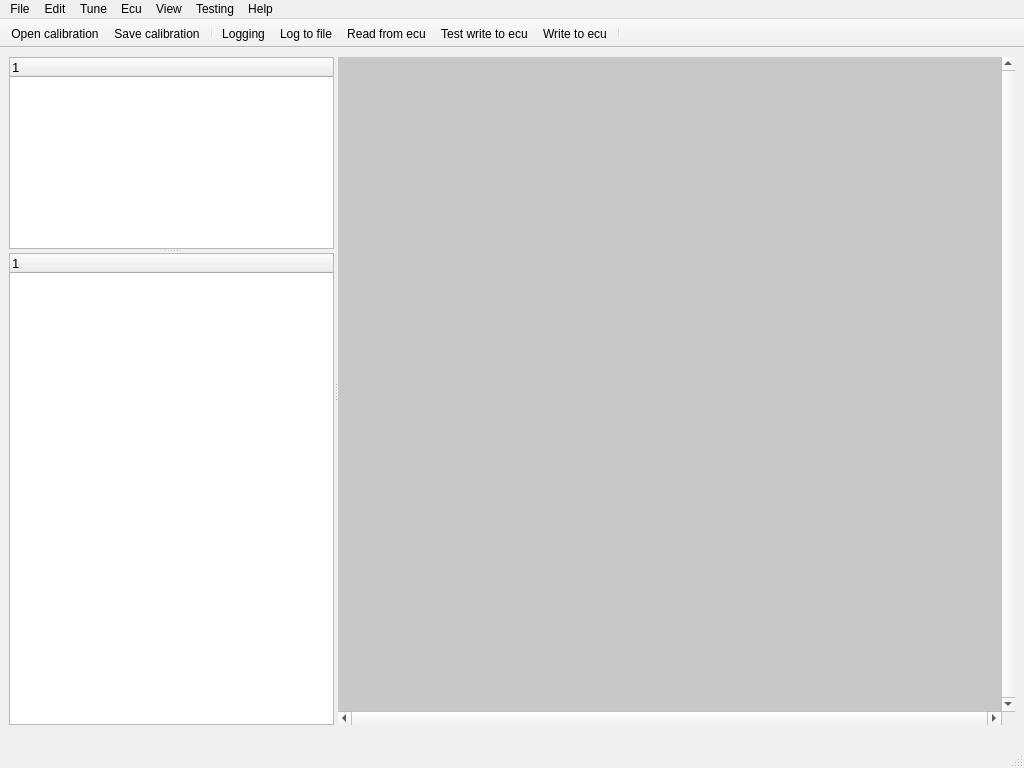
<?xml version="1.0" encoding="UTF-8"?>
<ui version="4.0">
 <class>MainWindow</class>
 <widget class="QMainWindow" name="MainWindow">
  <property name="geometry">
   <rect>
    <x>0</x>
    <y>0</y>
    <width>1024</width>
    <height>768</height>
   </rect>
  </property>
  <property name="styleSheet">
   <string notr="true"/>
  </property>
  <widget class="QWidget" name="centralwidget">
   <property name="sizePolicy">
    <sizepolicy hsizetype="Expanding" vsizetype="Expanding">
     <horstretch>0</horstretch>
     <verstretch>0</verstretch>
    </sizepolicy>
   </property>
   <layout class="QGridLayout" name="gridLayout">
    <item row="1" column="0">
     <widget class="QWidget" name="switchBoxWidget" native="true">
      <property name="contextMenuPolicy">
       <enum>Qt::CustomContextMenu</enum>
      </property>
      <layout class="QHBoxLayout" name="horizontalLayout_5">
       <property name="spacing">
        <number>6</number>
       </property>
       <property name="leftMargin">
        <number>0</number>
       </property>
       <property name="topMargin">
        <number>0</number>
       </property>
       <property name="rightMargin">
        <number>0</number>
       </property>
       <property name="bottomMargin">
        <number>0</number>
       </property>
       <item>
        <layout class="QHBoxLayout" name="switchBoxLayout"/>
       </item>
      </layout>
     </widget>
    </item>
    <item row="2" column="0">
     <widget class="QWidget" name="logBoxWidget" native="true">
      <property name="contextMenuPolicy">
       <enum>Qt::CustomContextMenu</enum>
      </property>
      <layout class="QHBoxLayout" name="horizontalLayout_4">
       <property name="spacing">
        <number>6</number>
       </property>
       <property name="leftMargin">
        <number>0</number>
       </property>
       <property name="topMargin">
        <number>0</number>
       </property>
       <property name="rightMargin">
        <number>0</number>
       </property>
       <property name="bottomMargin">
        <number>0</number>
       </property>
       <item>
        <layout class="QHBoxLayout" name="logBoxLayout"/>
       </item>
      </layout>
     </widget>
    </item>
    <item row="0" column="0">
     <widget class="QWidget" name="widget" native="true">
      <property name="sizePolicy">
       <sizepolicy hsizetype="Expanding" vsizetype="Expanding">
        <horstretch>0</horstretch>
        <verstretch>0</verstretch>
       </sizepolicy>
      </property>
      <layout class="QVBoxLayout" name="verticalLayout">
       <property name="spacing">
        <number>0</number>
       </property>
       <property name="leftMargin">
        <number>0</number>
       </property>
       <property name="topMargin">
        <number>0</number>
       </property>
       <property name="rightMargin">
        <number>0</number>
       </property>
       <property name="bottomMargin">
        <number>0</number>
       </property>
       <item>
        <widget class="QSplitter" name="splitter_2">
         <property name="orientation">
          <enum>Qt::Horizontal</enum>
         </property>
         <property name="childrenCollapsible">
          <bool>false</bool>
         </property>
         <widget class="QSplitter" name="splitter">
          <property name="orientation">
           <enum>Qt::Vertical</enum>
          </property>
          <property name="childrenCollapsible">
           <bool>false</bool>
          </property>
          <widget class="QTreeWidget" name="calibrationFilesTreeWidget">
           <property name="sizePolicy">
            <sizepolicy hsizetype="Expanding" vsizetype="Minimum">
             <horstretch>0</horstretch>
             <verstretch>0</verstretch>
            </sizepolicy>
           </property>
           <property name="minimumSize">
            <size>
             <width>300</width>
             <height>100</height>
            </size>
           </property>
           <property name="palette">
            <palette>
             <active>
              <colorrole role="Midlight">
               <brush brushstyle="SolidPattern">
                <color alpha="255">
                 <red>202</red>
                 <green>202</green>
                 <blue>202</blue>
                </color>
               </brush>
              </colorrole>
              <colorrole role="Dark">
               <brush brushstyle="SolidPattern">
                <color alpha="255">
                 <red>159</red>
                 <green>159</green>
                 <blue>159</blue>
                </color>
               </brush>
              </colorrole>
              <colorrole role="Mid">
               <brush brushstyle="SolidPattern">
                <color alpha="255">
                 <red>184</red>
                 <green>184</green>
                 <blue>184</blue>
                </color>
               </brush>
              </colorrole>
              <colorrole role="Shadow">
               <brush brushstyle="SolidPattern">
                <color alpha="255">
                 <red>118</red>
                 <green>118</green>
                 <blue>118</blue>
                </color>
               </brush>
              </colorrole>
              <colorrole role="Highlight">
               <brush brushstyle="SolidPattern">
                <color alpha="255">
                 <red>255</red>
                 <green>255</green>
                 <blue>255</blue>
                </color>
               </brush>
              </colorrole>
              <colorrole role="HighlightedText">
               <brush brushstyle="SolidPattern">
                <color alpha="255">
                 <red>0</red>
                 <green>0</green>
                 <blue>0</blue>
                </color>
               </brush>
              </colorrole>
             </active>
             <inactive>
              <colorrole role="Midlight">
               <brush brushstyle="SolidPattern">
                <color alpha="255">
                 <red>202</red>
                 <green>202</green>
                 <blue>202</blue>
                </color>
               </brush>
              </colorrole>
              <colorrole role="Dark">
               <brush brushstyle="SolidPattern">
                <color alpha="255">
                 <red>159</red>
                 <green>159</green>
                 <blue>159</blue>
                </color>
               </brush>
              </colorrole>
              <colorrole role="Mid">
               <brush brushstyle="SolidPattern">
                <color alpha="255">
                 <red>184</red>
                 <green>184</green>
                 <blue>184</blue>
                </color>
               </brush>
              </colorrole>
              <colorrole role="Shadow">
               <brush brushstyle="SolidPattern">
                <color alpha="255">
                 <red>118</red>
                 <green>118</green>
                 <blue>118</blue>
                </color>
               </brush>
              </colorrole>
              <colorrole role="Highlight">
               <brush brushstyle="SolidPattern">
                <color alpha="255">
                 <red>48</red>
                 <green>140</green>
                 <blue>198</blue>
                </color>
               </brush>
              </colorrole>
              <colorrole role="HighlightedText">
               <brush brushstyle="SolidPattern">
                <color alpha="255">
                 <red>255</red>
                 <green>255</green>
                 <blue>255</blue>
                </color>
               </brush>
              </colorrole>
             </inactive>
             <disabled>
              <colorrole role="Midlight">
               <brush brushstyle="SolidPattern">
                <color alpha="255">
                 <red>202</red>
                 <green>202</green>
                 <blue>202</blue>
                </color>
               </brush>
              </colorrole>
              <colorrole role="Dark">
               <brush brushstyle="SolidPattern">
                <color alpha="255">
                 <red>190</red>
                 <green>190</green>
                 <blue>190</blue>
                </color>
               </brush>
              </colorrole>
              <colorrole role="Mid">
               <brush brushstyle="SolidPattern">
                <color alpha="255">
                 <red>184</red>
                 <green>184</green>
                 <blue>184</blue>
                </color>
               </brush>
              </colorrole>
              <colorrole role="Shadow">
               <brush brushstyle="SolidPattern">
                <color alpha="255">
                 <red>177</red>
                 <green>177</green>
                 <blue>177</blue>
                </color>
               </brush>
              </colorrole>
              <colorrole role="Highlight">
               <brush brushstyle="SolidPattern">
                <color alpha="255">
                 <red>145</red>
                 <green>145</green>
                 <blue>145</blue>
                </color>
               </brush>
              </colorrole>
              <colorrole role="HighlightedText">
               <brush brushstyle="SolidPattern">
                <color alpha="255">
                 <red>255</red>
                 <green>255</green>
                 <blue>255</blue>
                </color>
               </brush>
              </colorrole>
             </disabled>
            </palette>
           </property>
           <property name="font">
            <font>
             <pointsize>10</pointsize>
            </font>
           </property>
           <property name="editTriggers">
            <set>QAbstractItemView::NoEditTriggers</set>
           </property>
           <property name="showDropIndicator" stdset="0">
            <bool>false</bool>
           </property>
           <property name="indentation">
            <number>0</number>
           </property>
           <column>
            <property name="text">
             <string notr="true">1</string>
            </property>
           </column>
          </widget>
          <widget class="QTreeWidget" name="calibrationDataTreeWidget">
           <property name="sizePolicy">
            <sizepolicy hsizetype="Expanding" vsizetype="Expanding">
             <horstretch>0</horstretch>
             <verstretch>1</verstretch>
            </sizepolicy>
           </property>
           <property name="minimumSize">
            <size>
             <width>0</width>
             <height>0</height>
            </size>
           </property>
           <property name="palette">
            <palette>
             <active>
              <colorrole role="Midlight">
               <brush brushstyle="SolidPattern">
                <color alpha="255">
                 <red>202</red>
                 <green>202</green>
                 <blue>202</blue>
                </color>
               </brush>
              </colorrole>
              <colorrole role="Dark">
               <brush brushstyle="SolidPattern">
                <color alpha="255">
                 <red>159</red>
                 <green>159</green>
                 <blue>159</blue>
                </color>
               </brush>
              </colorrole>
              <colorrole role="Mid">
               <brush brushstyle="SolidPattern">
                <color alpha="255">
                 <red>184</red>
                 <green>184</green>
                 <blue>184</blue>
                </color>
               </brush>
              </colorrole>
              <colorrole role="Shadow">
               <brush brushstyle="SolidPattern">
                <color alpha="255">
                 <red>118</red>
                 <green>118</green>
                 <blue>118</blue>
                </color>
               </brush>
              </colorrole>
              <colorrole role="Highlight">
               <brush brushstyle="SolidPattern">
                <color alpha="255">
                 <red>255</red>
                 <green>255</green>
                 <blue>255</blue>
                </color>
               </brush>
              </colorrole>
              <colorrole role="HighlightedText">
               <brush brushstyle="SolidPattern">
                <color alpha="255">
                 <red>0</red>
                 <green>0</green>
                 <blue>0</blue>
                </color>
               </brush>
              </colorrole>
             </active>
             <inactive>
              <colorrole role="Midlight">
               <brush brushstyle="SolidPattern">
                <color alpha="255">
                 <red>202</red>
                 <green>202</green>
                 <blue>202</blue>
                </color>
               </brush>
              </colorrole>
              <colorrole role="Dark">
               <brush brushstyle="SolidPattern">
                <color alpha="255">
                 <red>159</red>
                 <green>159</green>
                 <blue>159</blue>
                </color>
               </brush>
              </colorrole>
              <colorrole role="Mid">
               <brush brushstyle="SolidPattern">
                <color alpha="255">
                 <red>184</red>
                 <green>184</green>
                 <blue>184</blue>
                </color>
               </brush>
              </colorrole>
              <colorrole role="Shadow">
               <brush brushstyle="SolidPattern">
                <color alpha="255">
                 <red>118</red>
                 <green>118</green>
                 <blue>118</blue>
                </color>
               </brush>
              </colorrole>
              <colorrole role="Highlight">
               <brush brushstyle="SolidPattern">
                <color alpha="255">
                 <red>48</red>
                 <green>140</green>
                 <blue>198</blue>
                </color>
               </brush>
              </colorrole>
              <colorrole role="HighlightedText">
               <brush brushstyle="SolidPattern">
                <color alpha="255">
                 <red>255</red>
                 <green>255</green>
                 <blue>255</blue>
                </color>
               </brush>
              </colorrole>
             </inactive>
             <disabled>
              <colorrole role="Midlight">
               <brush brushstyle="SolidPattern">
                <color alpha="255">
                 <red>202</red>
                 <green>202</green>
                 <blue>202</blue>
                </color>
               </brush>
              </colorrole>
              <colorrole role="Dark">
               <brush brushstyle="SolidPattern">
                <color alpha="255">
                 <red>190</red>
                 <green>190</green>
                 <blue>190</blue>
                </color>
               </brush>
              </colorrole>
              <colorrole role="Mid">
               <brush brushstyle="SolidPattern">
                <color alpha="255">
                 <red>184</red>
                 <green>184</green>
                 <blue>184</blue>
                </color>
               </brush>
              </colorrole>
              <colorrole role="Shadow">
               <brush brushstyle="SolidPattern">
                <color alpha="255">
                 <red>177</red>
                 <green>177</green>
                 <blue>177</blue>
                </color>
               </brush>
              </colorrole>
              <colorrole role="Highlight">
               <brush brushstyle="SolidPattern">
                <color alpha="255">
                 <red>145</red>
                 <green>145</green>
                 <blue>145</blue>
                </color>
               </brush>
              </colorrole>
              <colorrole role="HighlightedText">
               <brush brushstyle="SolidPattern">
                <color alpha="255">
                 <red>255</red>
                 <green>255</green>
                 <blue>255</blue>
                </color>
               </brush>
              </colorrole>
             </disabled>
            </palette>
           </property>
           <property name="font">
            <font>
             <pointsize>10</pointsize>
            </font>
           </property>
           <property name="indentation">
            <number>10</number>
           </property>
           <property name="rootIsDecorated">
            <bool>true</bool>
           </property>
           <column>
            <property name="text">
             <string notr="true">1</string>
            </property>
           </column>
          </widget>
         </widget>
         <widget class="QMdiArea" name="mdiArea">
          <property name="contextMenuPolicy">
           <enum>Qt::CustomContextMenu</enum>
          </property>
          <property name="styleSheet">
           <string notr="true"/>
          </property>
          <property name="verticalScrollBarPolicy">
           <enum>Qt::ScrollBarAlwaysOn</enum>
          </property>
          <property name="horizontalScrollBarPolicy">
           <enum>Qt::ScrollBarAlwaysOn</enum>
          </property>
          <property name="background">
           <brush brushstyle="SolidPattern">
            <color alpha="255">
             <red>200</red>
             <green>200</green>
             <blue>200</blue>
            </color>
           </brush>
          </property>
         </widget>
        </widget>
       </item>
      </layout>
     </widget>
    </item>
   </layout>
  </widget>
  <widget class="QMenuBar" name="menubar">
   <property name="geometry">
    <rect>
     <x>0</x>
     <y>0</y>
     <width>1024</width>
     <height>20</height>
    </rect>
   </property>
   <widget class="QMenu" name="menuFile">
    <property name="title">
     <string>File</string>
    </property>
    <addaction name="actionOpenCalibration"/>
    <addaction name="actionSaveCalibration"/>
    <addaction name="actionSaveCalibrationAs"/>
    <addaction name="separator"/>
    <addaction name="actionCloseCalibration"/>
    <addaction name="separator"/>
    <addaction name="actionQuit"/>
   </widget>
   <widget class="QMenu" name="menuEdit">
    <property name="title">
     <string>Edit</string>
    </property>
    <addaction name="actionCopy"/>
    <addaction name="actionPaste"/>
    <addaction name="separator"/>
    <addaction name="actionSettings"/>
    <addaction name="actionEcuDefinitionManager"/>
   </widget>
   <widget class="QMenu" name="menuTune">
    <property name="title">
     <string>Tune</string>
    </property>
    <addaction name="actionCoarseIncrement"/>
    <addaction name="actionCoarseDecrement"/>
    <addaction name="actionFineIncrement"/>
    <addaction name="actionFineDecrement"/>
    <addaction name="actionSetValue"/>
    <addaction name="separator"/>
    <addaction name="actionInterpolateHorizontal"/>
    <addaction name="actionInterpolateVertical"/>
    <addaction name="actionInterpolateBidirectional"/>
   </widget>
   <widget class="QMenu" name="menuEcu">
    <property name="title">
     <string>Ecu</string>
    </property>
    <addaction name="actionConnectToEcu"/>
    <addaction name="actionDisconnectFromEcu"/>
    <addaction name="separator"/>
    <addaction name="actionToggleRealtime"/>
    <addaction name="actionLogToFile"/>
    <addaction name="separator"/>
    <addaction name="actionReadRomFromEcu"/>
    <addaction name="separator"/>
    <addaction name="actionTestWriteRomToEcu"/>
    <addaction name="actionWriteRomToEcu"/>
   </widget>
   <widget class="QMenu" name="menuView">
    <property name="title">
     <string>View</string>
    </property>
    <addaction name="actionSetLogViews"/>
   </widget>
   <widget class="QMenu" name="menuTesting">
    <property name="title">
     <string>Testing</string>
    </property>
    <addaction name="actionDtcWindow"/>
    <addaction name="actionHexEditor"/>
    <addaction name="actionTerminal"/>
    <addaction name="actionBiuCommunication"/>
    <addaction name="actionGetKey"/>
    <addaction name="actionWinolsCsvToRomRaiderXml"/>
   </widget>
   <widget class="QMenu" name="menuHelp">
    <property name="title">
     <string>Help</string>
    </property>
    <addaction name="actionAbout"/>
   </widget>
   <addaction name="menuFile"/>
   <addaction name="menuEdit"/>
   <addaction name="menuTune"/>
   <addaction name="menuEcu"/>
   <addaction name="menuView"/>
   <addaction name="menuTesting"/>
   <addaction name="menuHelp"/>
  </widget>
  <widget class="QStatusBar" name="statusbar"/>
  <widget class="QToolBar" name="toolBar">
   <property name="sizePolicy">
    <sizepolicy hsizetype="Preferred" vsizetype="Fixed">
     <horstretch>0</horstretch>
     <verstretch>0</verstretch>
    </sizepolicy>
   </property>
   <property name="windowTitle">
    <string>toolBar</string>
   </property>
   <property name="movable">
    <bool>false</bool>
   </property>
   <attribute name="toolBarArea">
    <enum>TopToolBarArea</enum>
   </attribute>
   <attribute name="toolBarBreak">
    <bool>false</bool>
   </attribute>
   <addaction name="actionOpenCalibration"/>
   <addaction name="actionSaveCalibration"/>
   <addaction name="separator"/>
   <addaction name="actionToggleRealtime"/>
   <addaction name="actionLogToFile"/>
   <addaction name="actionReadRomFromEcu"/>
   <addaction name="actionTestWriteRomToEcu"/>
   <addaction name="actionWriteRomToEcu"/>
   <addaction name="separator"/>
  </widget>
  <action name="actionOpenCalibration">
   <property name="icon">
    <iconset><normaloff>:/icons/document-open.png</normaloff>:/icons/document-open.png</iconset>
   </property>
   <property name="text">
    <string>Open calibration</string>
   </property>
   <property name="toolTip">
    <string>Open calibration file.</string>
   </property>
   <property name="iconVisibleInMenu">
    <bool>true</bool>
   </property>
  </action>
  <action name="actionSaveCalibration">
   <property name="icon">
    <iconset><normaloff>:/icons/document-save.png</normaloff>:/icons/document-save.png</iconset>
   </property>
   <property name="text">
    <string>Save calibration</string>
   </property>
   <property name="toolTip">
    <string>Save calibration to file.</string>
   </property>
   <property name="iconVisibleInMenu">
    <bool>true</bool>
   </property>
  </action>
  <action name="actionSaveCalibrationAs">
   <property name="icon">
    <iconset><normaloff>:/icons/document-save-as.png</normaloff>:/icons/document-save-as.png</iconset>
   </property>
   <property name="text">
    <string>Save calibration as</string>
   </property>
   <property name="toolTip">
    <string>Save as calibration to file.</string>
   </property>
   <property name="iconVisibleInMenu">
    <bool>true</bool>
   </property>
  </action>
  <action name="actionCloseCalibration">
   <property name="icon">
    <iconset><normaloff>:/icons/edit-delete.png</normaloff>:/icons/edit-delete.png</iconset>
   </property>
   <property name="text">
    <string>Close calibration</string>
   </property>
   <property name="toolTip">
    <string>Close active calibration file.</string>
   </property>
   <property name="iconVisibleInMenu">
    <bool>true</bool>
   </property>
  </action>
  <action name="actionQuit">
   <property name="icon">
    <iconset><normaloff>:/icons/application-exit.png</normaloff>:/icons/application-exit.png</iconset>
   </property>
   <property name="text">
    <string>Quit</string>
   </property>
   <property name="toolTip">
    <string>Quit program.</string>
   </property>
   <property name="menuRole">
    <enum>QAction::QuitRole</enum>
   </property>
   <property name="iconVisibleInMenu">
    <bool>true</bool>
   </property>
  </action>
  <action name="actionCopy">
   <property name="icon">
    <iconset><normaloff>:/icons/edit-copy.png</normaloff>:/icons/edit-copy.png</iconset>
   </property>
   <property name="text">
    <string>Copy</string>
   </property>
   <property name="toolTip">
    <string>Copy selected cell(s).</string>
   </property>
   <property name="iconVisibleInMenu">
    <bool>true</bool>
   </property>
  </action>
  <action name="actionPaste">
   <property name="icon">
    <iconset><normaloff>:/icons/edit-paste.png</normaloff>:/icons/edit-paste.png</iconset>
   </property>
   <property name="text">
    <string>Paste</string>
   </property>
   <property name="toolTip">
    <string>Paste selected cell(s).</string>
   </property>
   <property name="iconVisibleInMenu">
    <bool>true</bool>
   </property>
  </action>
  <action name="actionSettings">
   <property name="icon">
    <iconset><normaloff>:/icons/preferences-system.png</normaloff>:/icons/preferences-system.png</iconset>
   </property>
   <property name="text">
    <string>Settings</string>
   </property>
   <property name="toolTip">
    <string>Application settings.</string>
   </property>
   <property name="menuRole">
    <enum>QAction::PreferencesRole</enum>
   </property>
   <property name="iconVisibleInMenu">
    <bool>true</bool>
   </property>
  </action>
  <action name="actionEcuDefinitionManager">
   <property name="text">
    <string>ECU definition manager</string>
   </property>
   <property name="toolTip">
    <string>Add or remove RomRaider definition files.</string>
   </property>
  </action>
  <action name="actionCoarseIncrement">
   <property name="icon">
    <iconset><normaloff>:/icons/list-add.png</normaloff>:/icons/list-add.png</iconset>
   </property>
   <property name="text">
    <string>Inc coarse value</string>
   </property>
   <property name="shortcut">
    <string>+</string>
   </property>
   <property name="iconVisibleInMenu">
    <bool>true</bool>
   </property>
  </action>
  <action name="actionCoarseDecrement">
   <property name="icon">
    <iconset><normaloff>:/icons/list-remove.png</normaloff>:/icons/list-remove.png</iconset>
   </property>
   <property name="text">
    <string>Dec coarse value</string>
   </property>
   <property name="shortcut">
    <string>-</string>
   </property>
   <property name="iconVisibleInMenu">
    <bool>true</bool>
   </property>
  </action>
  <action name="actionFineIncrement">
   <property name="icon">
    <iconset><normaloff>:/icons/list-add.png</normaloff>:/icons/list-add.png</iconset>
   </property>
   <property name="text">
    <string>Inc fine value</string>
   </property>
   <property name="shortcut">
    <string>Ctrl++</string>
   </property>
   <property name="iconVisibleInMenu">
    <bool>true</bool>
   </property>
  </action>
  <action name="actionFineDecrement">
   <property name="icon">
    <iconset><normaloff>:/icons/list-remove.png</normaloff>:/icons/list-remove.png</iconset>
   </property>
   <property name="text">
    <string>Dec fine value</string>
   </property>
   <property name="shortcut">
    <string>Ctrl+-</string>
   </property>
   <property name="iconVisibleInMenu">
    <bool>true</bool>
   </property>
  </action>
  <action name="actionSetValue">
   <property name="text">
    <string>Set value</string>
   </property>
   <property name="shortcut">
    <string>S</string>
   </property>
  </action>
  <action name="actionInterpolateHorizontal">
   <property name="icon">
    <iconset><normaloff>:/icons/go-forward.png</normaloff>:/icons/go-forward.png</iconset>
   </property>
   <property name="text">
    <string>Interpolate horizontal</string>
   </property>
   <property name="shortcut">
    <string>Ctrl+H</string>
   </property>
   <property name="iconVisibleInMenu">
    <bool>true</bool>
   </property>
  </action>
  <action name="actionInterpolateVertical">
   <property name="icon">
    <iconset><normaloff>:/icons/go-down.png</normaloff>:/icons/go-down.png</iconset>
   </property>
   <property name="text">
    <string>Interpolate vertical</string>
   </property>
   <property name="shortcut">
    <string>Ctrl+J</string>
   </property>
   <property name="iconVisibleInMenu">
    <bool>true</bool>
   </property>
  </action>
  <action name="actionInterpolateBidirectional">
   <property name="text">
    <string>Interpolate bidirectional</string>
   </property>
   <property name="shortcut">
    <string>Ctrl+I</string>
   </property>
  </action>
  <action name="actionConnectToEcu">
   <property name="icon">
    <iconset><normaloff>:/icons/connect.png</normaloff>:/icons/connect.png</iconset>
   </property>
   <property name="text">
    <string>Connect</string>
   </property>
   <property name="shortcut">
    <string>F3</string>
   </property>
   <property name="iconVisibleInMenu">
    <bool>true</bool>
   </property>
  </action>
  <action name="actionDisconnectFromEcu">
   <property name="icon">
    <iconset><normaloff>:/icons/disconnect.png</normaloff>:/icons/disconnect.png</iconset>
   </property>
   <property name="text">
    <string>Disconnect</string>
   </property>
   <property name="shortcut">
    <string>F4</string>
   </property>
   <property name="iconVisibleInMenu">
    <bool>true</bool>
   </property>
  </action>
  <action name="actionToggleRealtime">
   <property name="icon">
    <iconset><normaloff>:/icons/media-playback-start.png</normaloff>:/icons/media-playback-start.png</iconset>
   </property>
   <property name="text">
    <string>Logging</string>
   </property>
   <property name="checkable">
    <bool>true</bool>
   </property>
   <property name="shortcut">
    <string>Space</string>
   </property>
   <property name="iconVisibleInMenu">
    <bool>true</bool>
   </property>
  </action>
  <action name="actionLogToFile">
   <property name="icon">
    <iconset><normaloff>:/icons/media-record.png</normaloff>:/icons/media-record.png</iconset>
   </property>
   <property name="text">
    <string>Log to file</string>
   </property>
   <property name="checkable">
    <bool>true</bool>
   </property>
   <property name="shortcut">
    <string>Ctrl+L</string>
   </property>
   <property name="iconVisibleInMenu">
    <bool>true</bool>
   </property>
  </action>
  <action name="actionReadRomFromEcu">
   <property name="icon">
    <iconset><normaloff>:/icons/read.png</normaloff>:/icons/read.png</iconset>
   </property>
   <property name="text">
    <string>Read from ecu</string>
   </property>
   <property name="toolTip">
    <string>Read ROM from ECU</string>
   </property>
   <property name="iconVisibleInMenu">
    <bool>true</bool>
   </property>
  </action>
  <action name="actionTestWriteRomToEcu">
   <property name="icon">
    <iconset><normaloff>:/icons/test_write.png</normaloff>:/icons/test_write.png</iconset>
   </property>
   <property name="text">
    <string>Test write to ecu</string>
   </property>
   <property name="toolTip">
    <string>Test write ROM to ECU</string>
   </property>
   <property name="iconVisibleInMenu">
    <bool>true</bool>
   </property>
  </action>
  <action name="actionWriteRomToEcu">
   <property name="icon">
    <iconset><normaloff>:/icons/write.png</normaloff>:/icons/write.png</iconset>
   </property>
   <property name="text">
    <string>Write to ecu</string>
   </property>
   <property name="toolTip">
    <string>Write ROM to ECU</string>
   </property>
   <property name="iconVisibleInMenu">
    <bool>true</bool>
   </property>
  </action>
  <action name="actionSetLogViews">
   <property name="text">
    <string>Log views</string>
   </property>
   <property name="toolTip">
    <string>Set log views</string>
   </property>
  </action>
  <action name="actionDtcWindow">
   <property name="icon">
    <iconset><normaloff>:/icons/utilities-system-monitor.png</normaloff>:/icons/utilities-system-monitor.png</iconset>
   </property>
   <property name="text">
    <string>Diagnostic Trouble Codes</string>
   </property>
   <property name="iconVisibleInMenu">
    <bool>true</bool>
   </property>
  </action>
  <action name="actionHexEditor">
   <property name="text">
    <string>Hex Editor</string>
   </property>
  </action>
  <action name="actionTerminal">
   <property name="text">
    <string>Terminal</string>
   </property>
  </action>
  <action name="actionBiuCommunication">
   <property name="text">
    <string>BIU communication</string>
   </property>
  </action>
  <action name="actionGetKey">
   <property name="text">
    <string>Get Encryption Key</string>
   </property>
  </action>
  <action name="actionWinolsCsvToRomRaiderXml">
   <property name="text">
    <string>WinOLS CSV to RomRaider XML</string>
   </property>
  </action>
  <action name="actionAbout">
   <property name="icon">
    <iconset><normaloff>:/icons/help-about.png</normaloff>:/icons/help-about.png</iconset>
   </property>
   <property name="text">
    <string>About</string>
   </property>
   <property name="menuRole">
    <enum>QAction::AboutRole</enum>
   </property>
   <property name="iconVisibleInMenu">
    <bool>true</bool>
   </property>
  </action>
 </widget>
 <resources/>
 <connections/>
</ui>
